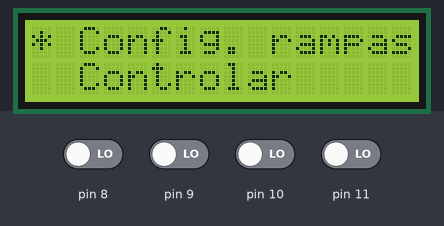
Simulated run of this sketch. Board: Arduino Uno, built with avr-gcc and run on an emulated ATmega328P. On the bench: 16×2 character LCD. The test bench sets the inputs (shaded band); at power-on: pin 8–11 LOW. What the sketch prints to the serial monitor is not drawn.

Above: at 2.3 s.
2.4 s: pin 9 driven HIGH
At 3.9 s:
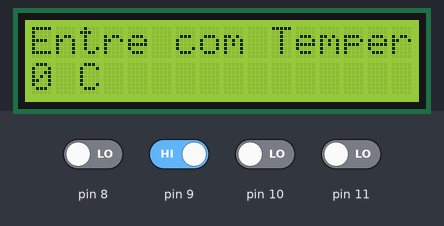
5.4 s: pin 11 driven HIGH
At 6.44 s:
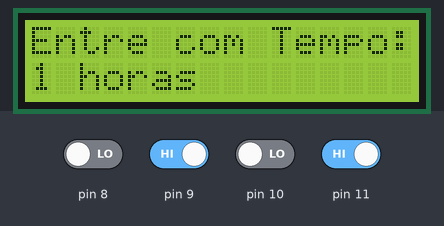
7.7 s: pin 11 driven LOW
At 8.9 s:
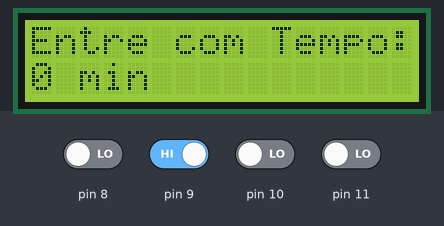
10.7 s: pin 8 driven HIGH
At 11.3 s:
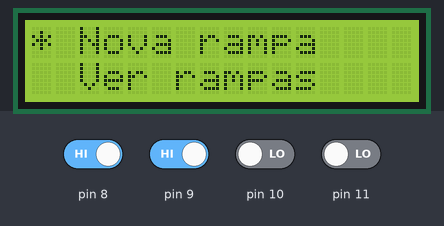
13.7 s: pin 8 driven LOW
At 16.3 s:
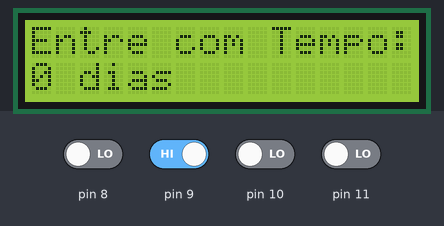
16.7 s: pin 9 driven LOW
Timing chart, 0 to 19.2 s (numbered marks = the images above; inputs shaded):
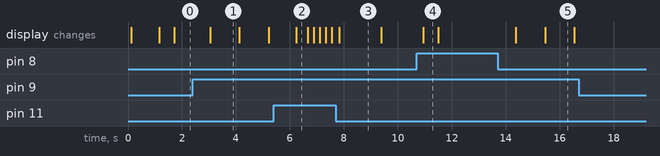

Measured:
- after the input at 2.4 s, the display: changes after 0.64 s (image 1)
- after the input at 5.4 s, the display: changes after 0.84 s (image 2)
- after the input at 7.7 s, the display: changes after 0.14 s (image 3)
- after the input at 10.7 s, the display: changes after 0.24 s (image 4)
- after the input at 13.7 s, the display: first changes after 0.68 s (image 5 shows a later state)
- after the input at 16.7 s, every drawn part: stays the same
- what the display in image 1 shows lasts 1.1 s, from 3.0 s to 4.1 s
- what the display in image 2 shows lasts 0.5 s, from 6.2 s to 6.7 s

The sketch:

fermentadorCaseiro.ino
```cpp
// A implementação está basicamente pronta
// ainda falta gravar na memoria.
// deste ponto fui trabalhar na panela
//

// Configuração fios
// cristal liq:
// A4 - verede
// A5 - amarelo
//
// sens. temp
// D12 - amarelo
//
// D8  - botao cancel
// D9  - botao ok
// D10 - botao sub
// D11 - botao add

#include <OneWire.h>
#include <DallasTemperature.h>


// *** System ***
#define LCD_OUT 0
#define SERIAL_OUT 1
bool system_out = LCD_OUT;
String lcd_serial[2];
String programPhase;
String lastPhase;
// 0 = getKeyChar
// 1 = mostura / fervura
// 2 = recirculacao
// 3 = resfriamento / despejo
int rampLast = -1;
int rampTemp[8];
int rampMinutes[8];
int tempOffset = 2;       // graus para cima/baixo de offset
int buttCancel = 8;       //Botão para cancelar
int buttOk = 9;           //Botão para confirmar
int buttSub = 10;         //Botão para subtrair valor
int buttAdd = 11;         //Botão para somar valor
bool backHigh = true;


// *** Crystal Liq. ***
#include <LiquidCrystal_I2C.h>
// initialize the library with the numbers of the interface pins
LiquidCrystal_I2C lcd(0x27, 2, 1, 0, 4, 5, 6, 7, 3, POSITIVE);


// *** SENSOR ***
// Porta do pino de sinal do DS18B20
#define ONE_WIRE_BUS 12
// Define uma instancia do oneWire para comunicacao com o sensor
OneWire oneWire(ONE_WIRE_BUS);
DallasTemperature sensors(&oneWire);
DeviceAddress sensor1;
float tempMin = 999;
float tempMax = 0;


// Define API
void cls();
void cls_line(byte lin);
void print_out(String messg, byte lin);
void print_del(String messg, byte lin);
void print_out(String messg, byte lin, byte col);
void print_del(String messg, byte lin, byte col);
void print_lcd(String messg, byte lin, byte col);
void print_ser(String messg);
float readTemp();

bool pressed(int butt);
int getValue(String strVarName, String unity, int minValue, int maxValue );
int getButtValue(int butt, int value, int incr);
bool getOk();
String menuSelect(String menu[], int menuSize);


void setup() {
  Serial.begin(9600);
  programPhase = "*";
  lastPhase = programPhase;
  lcd_serial[0] = "";
  lcd_serial[1] = "";

  // set up the LCD's number of columns and rows:
  lcd.begin(16, 2);
  //  void setBacklightPin ( uint8_t value, t_backlighPol pol );
  lcd.setBacklight(backHigh);
  sensors.begin();
  Serial.print(sensors.getDeviceCount(), DEC);
  Serial.println(" sensores.");
  if (!sensors.getAddress(sensor1, 0))
    Serial.println("Sensores nao encontrados !");

  print_del("Bem vindo!", 0);
  cls();

}


void loop() {

  if (lastPhase != programPhase) {
    lastPhase = programPhase;
  }

  if (programPhase == "*") {
    String menu[] = {"Config. rampas", "Controlar", "Termometro", "Luz de Fundo" };
    programPhase = menuSelect(menu, 4);

  } else if ( programPhase == "Config. rampas") {
    String menu[] = { "Nova rampa", "Ver rampas", "Excluir rampa" };
    programPhase = menuSelect(menu, 3);
    if (programPhase == "*") {
      //programPhase = "*";

    } else if (programPhase == "Nova rampa") {
      int tempC = getValue("Temperatura", "C", -20, +50);
      int diasAux = getValue("Tempo", "dias", 0, 180);
      int horasAux = getValue("Tempo", "horas", 0, 24);
      int minAux = getValue("Tempo", "min", 0, 60 );
      if ( ! getOk()) {
        programPhase = '*';
      } else {
        rampLast++;
        rampTemp[rampLast] = tempC;
        rampMinutes[rampLast] = diasAux*24*60 + horasAux*60 + minAux;

        print_out("Rampa: ", 0);
        print_out(String(rampLast), 0, 8);
        print_del("Incluída !", 1);
        programPhase = "Config. rampas";
      }

    } else if (programPhase == "Ver rampas") {
      for (byte i = 0; i <= rampLast; i++) {
        cls();
        print_out("Rampa: ", 0);
        print_out(String(i), 0, 8);
        print_del(String(rampTemp[i]) + " C " + String(rampMinutes[i]) + " minutos", 1, 0);
      }
      programPhase = "Config. rampas";
    }

  } else if (programPhase == "Controlar") {
    print_out("Iniciar Contr.?", 0);
    if (!getOk()) {
      programPhase = '*';
    } else {
      char tempChar[4];
      float tempNow;
      Serial.print("zerou");
      Serial.println("RampLast =" + String(rampLast));
      byte rampNow = 0;
      while (rampNow <= rampLast) {
        int secondsRamp;
        int secondsInitRamp = millis() / 1000;
        int secondsPrint, minutesPrint, hoursPrint;
        do {
          tempNow = readTemp();
          hoursPrint = rampMinutes[rampNow] / 60;
          minutesPrint = rampMinutes[rampNow] % 60;
          print_out("R: " + String(rampNow) + " " + String(rampTemp[rampNow]) + "C " + String(hoursPrint) + ":" + String(minutesPrint) + ":00" , 0);
          dtostrf(tempNow, 2, 1, tempChar);
          secondsRamp = (millis() / 1000) - secondsInitRamp;
          hoursPrint = secondsRamp / 3600;
          minutesPrint = (secondsRamp % 3600) / 60;
          secondsPrint = (secondsRamp % 3600) % 60;
          print_out(String(tempChar) + "C " + String(hoursPrint) + ":" + String(minutesPrint) + ":" + String(secondsPrint), 1);
          delay(1000);
          Serial.println("RampNow =" + String(rampNow));

          if(pressed(buttCancel)) {
            print_out("Ok avanca rampa", 0);
            print_out("Canc continuar", 1);
            if (getOk()) {
              Serial.println("Break");
              rampNow ++;
              break;
            }
          }
        } while (secondsRamp < rampMinutes[rampNow] * 60);

        print_out("Rampa " + String(rampNow), 0);
        print_del("Tempo atingido!", 1);
        // continua sem parar a ultima rampa (==)

        Serial.println("RampNow =====>" + String(rampNow));
      }
    }
    programPhase = "*";

  } else if (programPhase == "Luz de Fundo") {

    do {
      delay(200);
    } while(!pressed(buttOk));

    backHigh = !backHigh;
    if(backHigh) {
      lcd.setBacklight(HIGH);
    } else {
      lcd.setBacklight(LOW);
    }

    programPhase = "*";
  }


}


// API

String menuSelect(String menu[], int menuSize) {
  int itemLine = 0;
  int itemLineAux = -1;

  delay(500); //avoid entering button ok pressed again
  do {
    itemLine = getButtIncr(buttAdd, itemLine, -1);
    itemLine = getButtIncr(buttSub, itemLine, +1);

    if (itemLine >= 0 && itemLine < menuSize) {
      if (itemLine != itemLineAux) {
        itemLineAux = itemLine;
        if (itemLine % 2 == 0) {
          print_out("* " + menu[itemLine], 0);
          print_out("  " + menu[itemLine + 1], 1);
        } else {
          print_out("  " + menu[itemLine - 1], 0);
          print_out("* " + menu[itemLine], 1);
        }
      }
    } else {
      itemLine = itemLineAux;
    }
  } while (! (pressed(buttCancel) || pressed(buttOk) ) );

  if (pressed(buttCancel)) return "*";
  return menu[itemLine];
}


bool pressed(int butt) {
  return digitalRead(butt) == HIGH;
}


int getButtIncr(int butt, int value, int incr) {
  int valButt = value;
  if (pressed(butt)) {
    valButt += incr;
    delay(400);
    while (pressed(butt)) {
      valButt += incr;
      delay(200);
    }
  }
  return valButt;
}


int getButtValue(int butt, int value, int incr, bool printValue, String unity, int minValue, int maxValue) {
  int valButt = value;
  if (pressed(butt)) {
    if(valButt + incr >= minValue && valButt + incr <= maxValue)
      valButt += incr;
      if (printValue) {
        print_out(String(valButt) + " " + unity, 1);
      }
      delay(400);
      while (pressed(butt)) {
        if(valButt + incr >= minValue && valButt + incr <= maxValue) {
          valButt += incr;
          if (printValue) {
            print_out(String(valButt) + " " + unity, 1);
          }
          delay(200);
        }
      }
    }

  return valButt;

}


int getValue(String strVarName, String unity, int minValue, int maxValue) {

  int value = 0;
  bool cancelled = false;
  bool ok = false;

  cls();
  print_out("Entre com " + strVarName + ":", 0);
  print_del(String(value) + " " + unity, 1);

  do {

    value = getButtValue(buttAdd, value, 1, true, unity, minValue, maxValue);
    value = getButtValue(buttSub, value, -1, true, unity, minValue, maxValue);
    cancelled = pressed(buttCancel);
    ok = pressed(buttOk);

  } while (! (cancelled || ok) );

  if (cancelled) {
    return -9999;
  } else {
    return value;
  }

}

bool getOk() {

  bool ok = false;
  bool cancelled = false;

  delay(500); //avoid entering button ok pressed again
  do {
    cancelled = pressed(buttCancel);
    ok = pressed(buttOk);
  } while (! (cancelled || ok) );

  return ok;

}


void cls() {
  cls_line(0);
  cls_line(1);
}


void cls_line(byte lin) {
  if (system_out == LCD_OUT) {
    print_lcd("                ", lin, 0);
  } else {
    print_ser("                ");
  }
}


void print_out(String messg, byte lin) {
  cls_line(lin);
  print_out(messg, lin, 0);
}


void print_del(String messg, byte lin) {
  cls_line(lin);
  print_del(messg, lin, 0);
}


void print_out(String messg, byte lin, byte col) {
  if (system_out == LCD_OUT) {
    print_lcd(messg, lin, col);
  } else {
    print_ser("\n****************");
    lcd_serial[lin] = messg;
    print_ser(lcd_serial[0]);
    print_ser(lcd_serial[1]);
    print_ser("****************");
  }
}


void print_del(String messg, byte lin, byte col) {
  print_out(messg, lin, col);
  delay(1000);
}


void print_lcd(String messg, byte lin, byte col ) {
  // (note: line 1 is the second row, since counting begins with 0):
  lcd.setCursor(col, lin);
  lcd.print(messg);
}


float readTemp() {
  //String tempStr; // , tempStrMax, tempStrMin;

  // real
  sensors.requestTemperatures();
  float tempC = sensors.getTempC(sensor1);

  //  if (tempC < tempMin) {
  //    tempMin = tempC;
  //  }
  //  if (tempC > tempMax) {
  //    tempMax = tempC;
  //  }

  //  Serial.println(tempC);
  //  dtostrf(tempC, 2, 1, tempChar);
  //  Serial.println(tempChar);
  //  tempStr = String(tempChar);
  //  Serial.println(tempStr);

  //  dtostrf(tempMax, 2, 1, tempChar);
  //  tempStrMax = String(tempChar);
  //  dtostrf(tempMin, 2, 1, tempChar);
  //  tempStrMin = String(tempChar);
  //  print_out("Temp: " + tempStr, 0);
  //  print_del(tempStrMin + " to " + tempStrMax, 1);
  return tempC;
}
```
